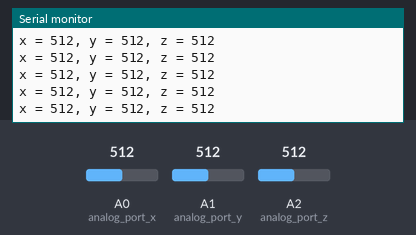
The sketch below on a simulated Arduino Uno, built with avr-gcc and run on an emulated ATmega328P. Shown: the last lines printed to the serial monitor. The inputs (shaded band) are chosen by the test bench; at power-on: A0 (analog_port_x) = 512, A1 (analog_port_y) = 512, A2 (analog_port_z) = 512.

Above: at 5.7 s.
5.8 s: A0 (analog_port_x) set to 989
At 5.86 s:
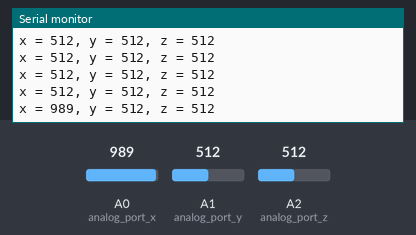
8.8 s: A0 (analog_port_x) set to 1015
At 8.89 s:
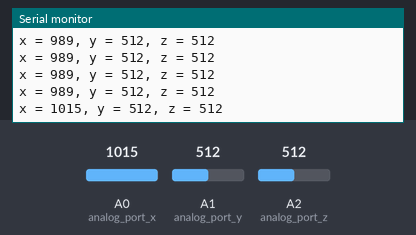
Timing chart, 0 to 11.8 s (numbered marks = the images above; inputs shaded):
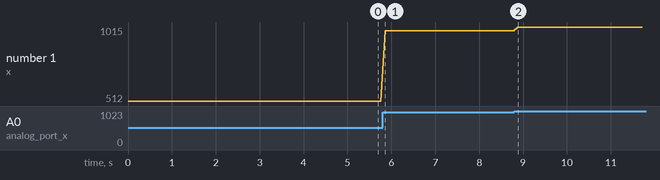

The sketch:

sensor.ino
```cpp
int serial_speed = 9600;
int analog_port_x = 0;
int analog_port_y = 1;
int analog_port_z = 2;
int loop_delay_ms = 100;

void setup() {
  Serial.begin(serial_speed);

}

void print_data(long x, long y, long z) {
  // print x, y, z in console
  Serial.print("x = ");
  Serial.print(x);
  Serial.print(", y = ");
  Serial.print(y);
  Serial.print(", z = ");
  Serial.print(z);
  Serial.print("\n"); // end of line
}

void loop() {
  // init variables
  long x = 0;
  long y = 0;
  long z = 0;

  // read sensor data
  x = analogRead(analog_port_x);
  y = analogRead(analog_port_y);
  z = analogRead(analog_port_z);

  // print data
  print_data(x, y, z);

  // delay for the next loop
  delay(loop_delay_ms);
}
```

Measured:
- after the input at 5.8 s, the serial monitor: prints a new line after 0.05 s (image 1)
- after the input at 8.8 s, the serial monitor: prints a new line after 0.08 s (image 2)
- plotted number 1: 512 → 989 after the input at 5.8 s, 989 → 1015 after the input at 8.8 s
